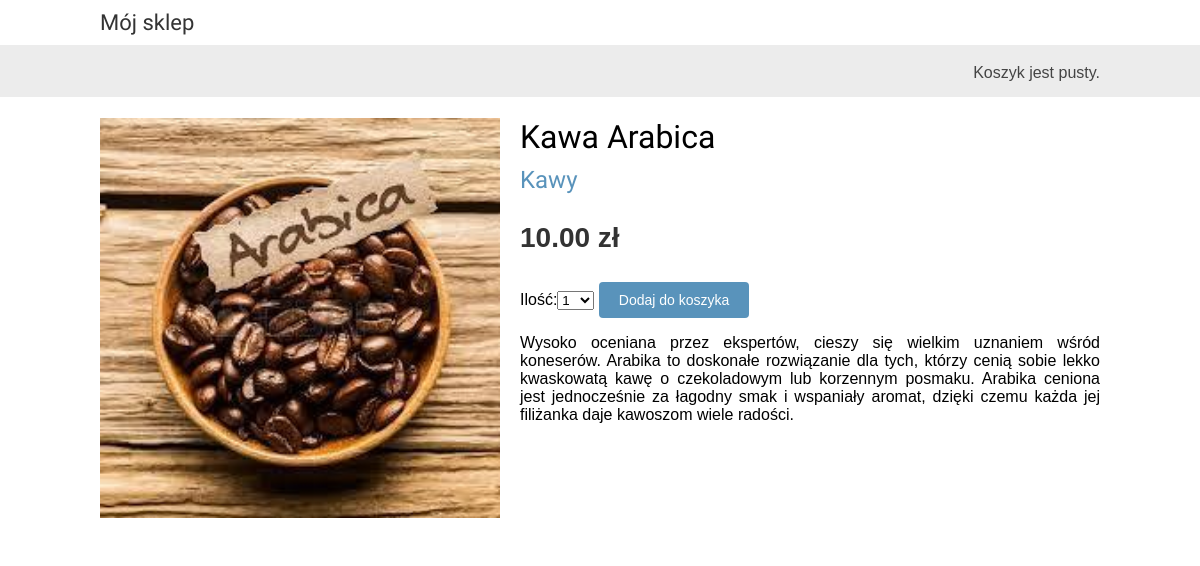
Page /3/arabica on the committed database.
### shop/models.py (models this page shows, shortened)
class Product(models.Model):
    category = models.ForeignKey(Category, related_name='products', on_delete=models.DO_NOTHING)
    name = models.CharField(max_length=200, db_index=True)
    slug = models.SlugField(max_length=200, db_index=True)
    image = models.ImageField(upload_to='products/%Y/%m/%d', blank=True)
    description = models.TextField(blank=True)
    price = models.DecimalField(max_digits=10, decimal_places=2)
    stock = models.PositiveIntegerField()
    available = models.BooleanField(default=True)
    created = models.DateTimeField(auto_now_add=True)
    updated = models.DateTimeField(auto_now=True)
    class Meta:
        ordering = ('name',)
        index_together = (('id', 'slug'),)

class Category(models.Model):
    name = models.CharField(max_length=250)
    slug = models.SlugField(max_length=200,
                            db_index=True,
                            unique=True)
    class Meta:
        ordering = ('name',)
        verbose_name = 'category'
        verbose_name_plural = 'categories'
    def __str__(self):
        return self.name
    def get_absolute_url(self):
        return reverse('shop:product_list_by_category', args=[self.slug])

### shop/views.py (the view)
# urls.py: path('<int:id>/<slug:slug>', views.product_detail, name='product_detail'),
def product_detail(request, id, slug):
    product = get_object_or_404(Product,
                                id=id,
                                slug=slug,
                                available=True)
    cart_product_form = CartAddProductForm()
    return render(request,
                  'shop/product/detail.html',
                  {'product': product,
                   'cart_product_form': cart_product_form})

### cart/forms.py
class CartAddProductForm(forms.Form):
    quantity = forms.TypedChoiceField(choices=PRODUCT_QUANTITY_CHOICES,
                                      coerce=int,
                                      label="Ilość")
    update = forms.BooleanField(required=False,
                                initial=False,
                                widget=forms.HiddenInput)

### cart/cart.py (called while the page is built)
    def __len__(self):
        return sum(item['quantity'] for item in self.cart.values())

### cart/context_processors.py (called while the page is built)
def cart(request):
    return {'cart': Cart(request)}

### shop/templates/shop/product/detail.html (shortened to what this page needs)
{% extends "shop/base.html" %}
{% load static %}
{% block content %}
    <div class="product-detail">
        <img src="{% if product.image %}{{ product.image.url }}{% else %}
{% static "img/no_image.png" %}{% endif %}">
    <h1>{{ product.name }}</h1>
    <h2><a href="{{ product.category.get_absolute_url }}">{{ product.category }}</a></h2>
        <p class="price">{{ product.price }} zł</p>
        <form action="{% url "cart:cart_add" product.id %}" method="post">
        {{ cart_product_form }}
        <input type="submit" value="Dodaj do koszyka">
        {{ product.description|linebreaks }}
        </form>
    </div>
{% endblock %}

### shop/static/css/base.css (style rules this page uses)
body { margin:0; padding:0; font-family:helvetica, sans-serif; }
h1, h2, h3, h4, h5 , h6 { font-family: 'Ubuntu', sans-serif; font-weight:normal; }
a { text-decoration:none; color:#5993bb; }
a.button, input[type="submit"] { color:#fff; background:#5993bb; border-radius:4px; padding:10px 20px; font-size:14px; border:0; }
.product-detail { text-align:justify; }
.product-detail .price { color:#333; font-size:28px; font-weight:bold; }
.product-detail img { width:40%; float:left; padding:0 20px 20px 0; }
.product-detail h1 { margin-bottom:0; }
.product-detail h2 { margin-top:10px; }

### rows in the picture
Product: image (picture), name "Kawa Arabica", category "Kawy", price "10.00", description "Wysoko oceniana przez ekspertów, cieszy się wielkim uznaniem wśród koneserów. Arabika to doskonałe rozwiązanie dla tych, którzy cenią sobie lekko kwaskowatą kawę o czekoladowym lub korzennym posmaku. Arabika ceniona jest jednocześnie za łagodny smak i wspaniały aromat, dzięki czemu każda jej filiżanka daje kawoszom wiele radości."
